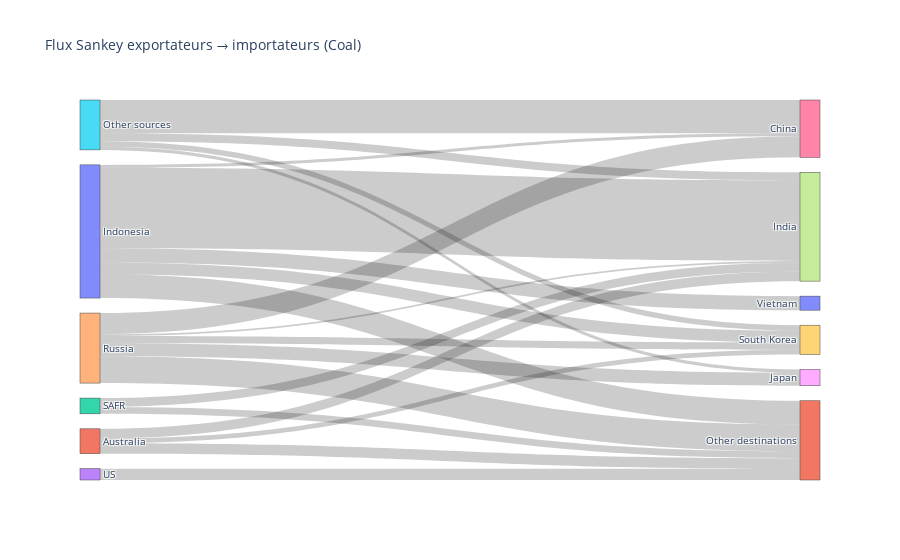

Source (notebook cell):
### Markdown cell above
<pre>
            India   China  Vietnam   Japan  South Korea  Other_imp
Indonesia  988234   36710   172537       0       145373     292211
Australia  117472       0        0       0        58736     128486
SAFR       108662       0        0       0            0      84433
US              0       0        0       0            0     139498
Russia      22026  259172        0  161523        88838     328188
Other_exp   99117  408215        0   38912        66078          0
</pre>

### Code cell
import io_plots

f = io_plots.plot_sankey(
    day_exports_all_trunc_df.rename(
        columns={'Others': 'Other destinations'}, index={'Others': 'Other sources'}
    ), title="Flux Sankey exportateurs → importateurs (Coal)"
)

### Figure 1 — Plotly figure (JSON) as saved in the notebook; plotly's stock layout.template omitted (floating-point values rounded to 4 significant figures)
{"data": [{"link": {"source": [0, 0, 0, 0, 0, 1, 1, 1, 2, 2, 3, 4, 4, 4, 4, 4, 5, 5, 5, 5], "target": [6, 7, 9, 10, 11, 7, 9, 11, 7, 11, 11, 6, 7, 8, 9, 11, 6, 7, 8, 9], "value": [36710, 988234, 145373, 172537, 292211, 117472, 58736, 128486, 108662, 84433, 139498, 259172, 22026, 161523, 88838, 328188, 408215, 99117, 38912, 66078]}, "node": {"label": ["Indonesia", "Australia", "SAFR", "US", "Russia", "Other sources", "China", "India", "Japan", "South Korea", "Vietnam", "Other destinations"], "pad": 15, "thickness": 20}, "type": "sankey"}], "layout": {"font": {"size": 10}, "title": {"text": "Flux Sankey exportateurs → importateurs (Coal)"}}}
